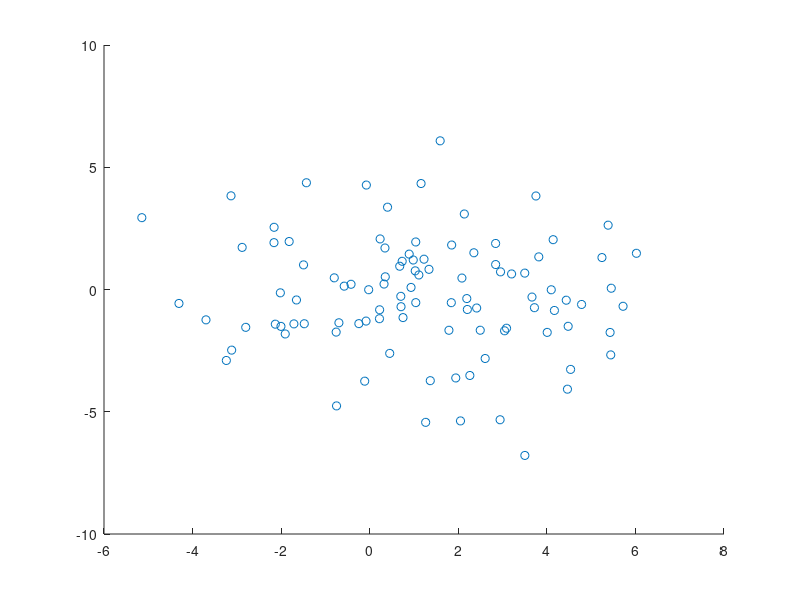
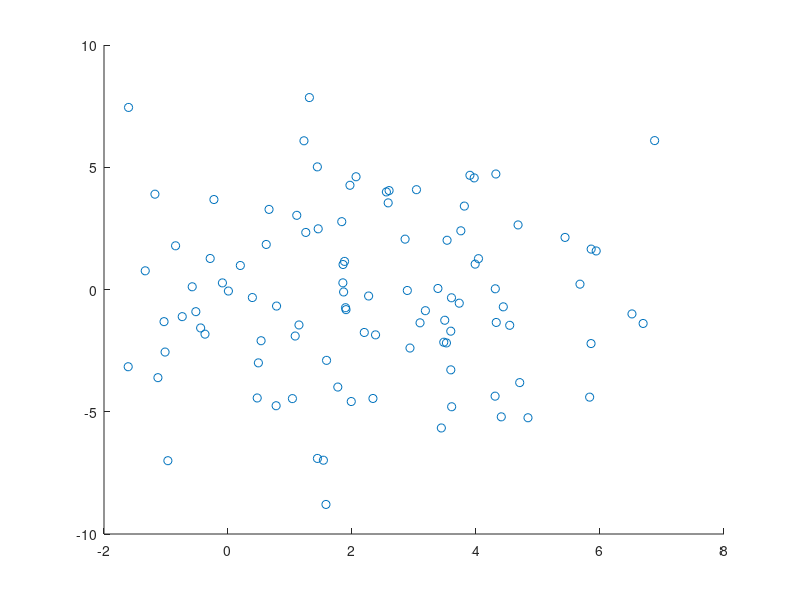
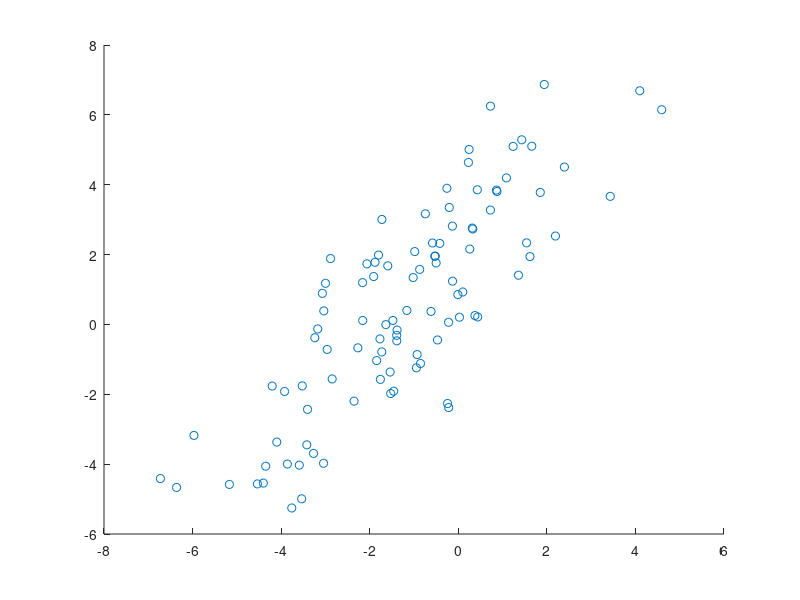

MATLAB code to generate these figures, in order:
% a)
mu = [1;0] ;
sigma = [5 , 0 ; 0 , 5] ;
X = mvnrnd(mu , sigma , 100) ;
figure ;
title('case a') ;
scatter(X(:,1) , X(:,2)) ;

% b)
mu = [2;0] ;
sigma = [5 , 0 ; 0 , 10] ;
X = mvnrnd(mu , sigma , 100) ;
figure ;
title('case b') ;
scatter(X(:,1) , X(:,2)) ;

% c)
mu = [-1;1] ;
sigma = [5 , 6 ; 6 , 10] ;
X = mvnrnd(mu , sigma , 100) ;
figure ;
title('case c') ;
scatter(X(:,1) , X(:,2)) ;
